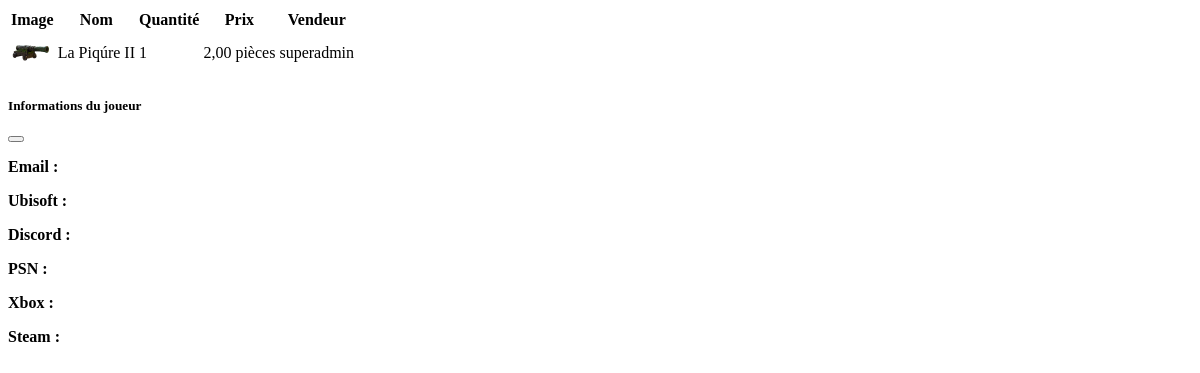
Before: /app/ajax-filter/ (signed in) with the older database file.
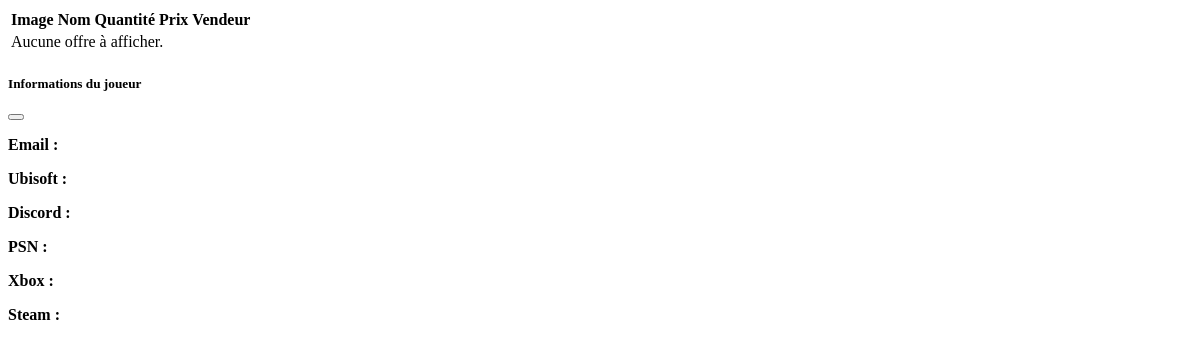
After: the same page with the newer database file.
### market/models.py (models this page shows, shortened)
class TradeOffer(models.Model):
    STATUS_CHOICES = (
        ('open', 'En cours'),
        ('closed', 'Fermée'),
    )
    seller = models.ForeignKey(settings.AUTH_USER_MODEL, on_delete=models.CASCADE, related_name='offers')
    item_offered = models.ForeignKey(Item, on_delete=models.CASCADE, related_name='offers')
    quantity = models.PositiveIntegerField()
    PRICE_TYPE_CHOICES = (
        ('money', 'Argent'),
        ('item', 'Objet'),
    )
    price_type = models.CharField(max_length=10, choices=PRICE_TYPE_CHOICES)
    price_money = models.DecimalField(max_digits=10, decimal_places=2, null=True, blank=True)
    price_item = models.ForeignKey(Item, on_delete=models.SET_NULL, null=True, blank=True, related_name='reverse_offers')
    price_item_quantity = models.PositiveIntegerField(null=True, blank=True)
    status = models.CharField(max_length=10, choices=STATUS_CHOICES, default='open')
    created_at = models.DateTimeField(auto_now_add=True)

### items/models.py (models this page shows, shortened)
class Item(models.Model):
    name = models.CharField(max_length=255)
    slug = models.SlugField(unique=True)
    description = models.TextField(blank=True)
    category = models.ForeignKey(ItemCategory, on_delete=models.CASCADE, related_name='items')
    image = models.ImageField(upload_to='item_images/', blank=True, null=True)
    tradable = models.BooleanField(default=True)

### accounts/models.py (models this page shows, shortened)
class User(AbstractUser):
    email = models.EmailField(unique=True)
    ubisoft_username = models.CharField(max_length=100, unique=True)
    discord_username = models.CharField(max_length=100, blank=True, null=True)
    psn_username = models.CharField(max_length=100, blank=True, null=True)
    xbox_username = models.CharField(max_length=100, blank=True, null=True)
    steam_username = models.CharField(max_length=100, blank=True, null=True)

### market/views.py (the view)
# urls.py: path('ajax-filter/', ajax_filtered_offers, name='ajax_filtered_offers'),
@login_required
def ajax_filtered_offers(request):
    search = request.GET.get('search', '').strip()
    category_id = request.GET.get('category')
    offers = TradeOffer.objects.filter(status='open')
    if search:
        offers = offers.filter(item_offered__name__icontains=search)
    if category_id:
        offers = offers.filter(item_offered__category_id=category_id)
    offers = offers.select_related('item_offered', 'seller')
    html = render_to_string('market/_offers_table.html', {
        'offers': offers,
        'show_buy_button': True,
        'request': request
    })
    return HttpResponse(html)

### market/templates/market/_offers_table.html (shortened to what this page needs)
{% load i18n %}
<table class="table align-middle">
  <thead class="table-dark">
    <tr>
      <th>{% trans "Image" %}</th>
      <th>{% trans "Nom" %}</th>
      <th>{% trans "Quantité" %}</th>
      <th>{% trans "Prix" %}</th>
      <th>
        {% if request.path == '/app/mes-achats/' %}
          {% trans "Vendeur" %}
        {% elif request.path == '/app/mes-ventes/' %}
          {% trans "Acheteur" %}
        {% else %}
          {% trans "Vendeur" %}
        {% endif %}
      </th>
      <th></th>
    </tr>
  </thead>
  <tbody>
    {% for offer in offers %}
      <tr class="{% if forloop.counter|divisibleby:2 == False %}bg-gray{% endif %}">
        <td>
          {% if offer.item_offered.image %}
            <img src="{{ offer.item_offered.image.url }}" width="40" alt="">
          {% else %}
            <span class="text-muted">{% trans "Pas d'image" %}</span>
          {% endif %}
        </td>
        <td>{{ offer.item_offered.name }}</td>
        <td>{{ offer.quantity }}</td>
        <td>
          {% if offer.price_type == 'money' %}
            {{ offer.price_money }} {% trans "pièces" %}
          {% else %}
            {{ offer.price_item_quantity }}x {{ offer.price_item.name }}
          {% endif %}
        </td>
        <td>
          {% if request.path == '/app/mes-achats/' %}
            <a href="#" class="text-decoration-underline show-user" data-user-id="{{ offer.seller.id }}">
              {{ offer.seller.ubisoft_username|default:offer.seller.username }}
            </a>
          {% else %}
            {{ offer.seller.ubisoft_username|default:offer.seller.username }}
          {% endif %}
        </td>
        <td>
        </td>
      </tr>
    {% empty %}
      <tr><td colspan="6" class="text-center text-muted">{% trans "Aucune offre à afficher." %}</td></tr>
    {% endfor %}
  </tbody>
</table>
<div class="modal fade" id="userModal" tabindex="-1" aria-labelledby="userModalLabel" aria-hidden="true">
  <div class="modal-dialog">
    <div class="modal-content bg-dark text-white">
      <div class="modal-header border-secondary">
        <h5 class="modal-title" id="userModalLabel">{% trans "Informations du joueur" %}</h5>
        <button type="button" class="btn-close btn-close-white" data-bs-dismiss="modal" aria-label="{% trans 'Fermer' %}"></button>
      </div>
      <div class="modal-body">
        <p><strong>{% trans "Email" %} :</strong> </p>
        <p><strong>{% trans "Ubisoft" %} :</strong> </p>
        <p><strong>{% trans "Discord" %} :</strong> </p>
        <p><strong>{% trans "PSN" %} :</strong> </p>
        <p><strong>{% trans "Xbox" %} :</strong> </p>
        <p><strong>{% trans "Steam" %} :</strong> </p>
      </div>
    </div>
  </div>
</div>

Changed rows visible on the page:
removed TradeOffer: item_offered.image (picture), item_offered.name "La Piqúre II", quantity "1", price_money "2,00", seller.ubisoft_username "superadmin"
Other visible differences:
text now shown: "Aucune offre à afficher."
